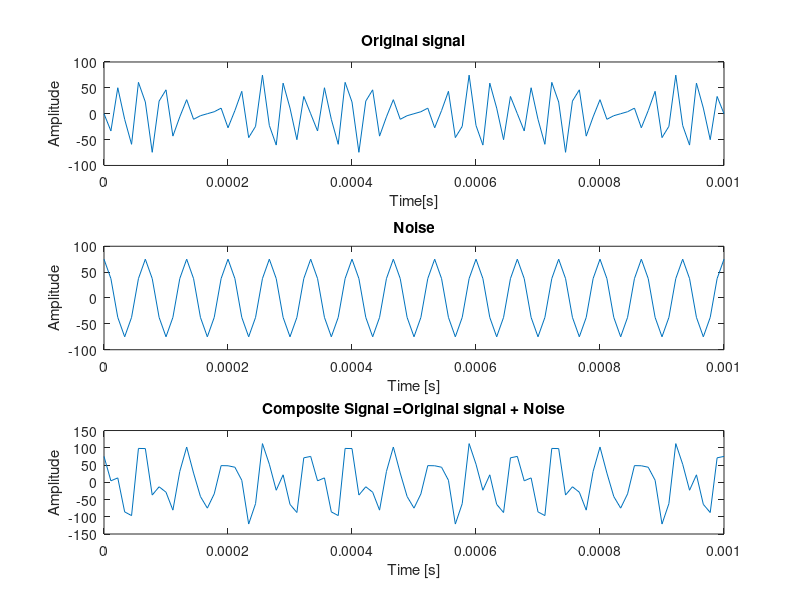
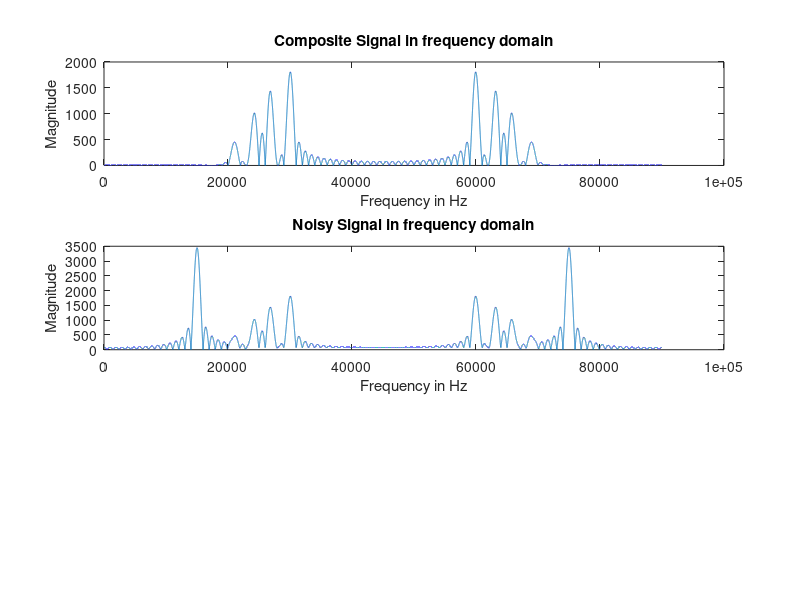

Source code (MATLAB) for these figures, in order: (Note: this script raises an error after producing the figures.)
clc;
close all;
%%
fs = 90000;% Sampling Freq Nyquist 2x of Composite signal
Ts = 1/fs; % Time Period
t = 0: Ts : 0.001;
% Signal
f1=21000; % Frequency [Hz]
f2=24000;
f3=27000;
f4=30000;
%%
a1=1; % Amplitude
a2=1;
a3=1;
a4=1;
x1 =a1*sin(2*pi.*t.*f1); 
x2 =a2*sin(2*pi.*t.*f2);
x3 =a3*sin(2*pi.*t.*f3);
x4 =a4*sin(2*pi.*t.*f4);
anon=0+2+8; 
X0=anon*x1+2*anon*x2-3*anon*x3-4*anon*x4;% composite signal%
%% Noise
aNoise = 75; % Amplitude
fNoise = 15000; % Frequency [Hz]
noise = aNoise*cos(2*pi.*t.*fNoise);
%% Signal + Noise
signalNoise = X0 + noise; %Corrupted Signal
%% Plots
%Visualize In time domain
figure(1)
subplot(3,1,1);
plot(t,X0);
xlabel('Time[s]');
ylabel('Amplitude');
title('Original signal');
subplot(3,1,2);
plot(t, noise);
xlabel('Time [s]');
ylabel('Amplitude');
title('Noise');
subplot(3,1,3);
plot(t, signalNoise);
xlabel('Time [s]');
ylabel('Amplitude');
title('Composite Signal =Original signal + Noise');
%% Visualise the above noisy signal in ferquency domain
%%
X0FFT=fft(X0,fs);
figure(2)
subplot(3,1,1);
plot(abs(X0FFT));
xlabel('Frequency in Hz');
ylabel('Magnitude');
title('Composite Signal in frequency domain');
%%
P=fft(signalNoise,fs);
subplot(3,1,2);
plot(abs(P));
xlabel('Frequency in Hz');
ylabel('Magnitude');
title('Noisy Signal in frequency domain');
%%
FIR_1=filter(FIR_100,signalNoise); %FIR FILTER OF ORDER 300 For filtering frequencies of 20KHz to 70KHz
P=fft(FIR_1,fs);
subplot(3,1,3);
plot(abs(P));
xlabel('Frequency in Hz');
ylabel('Magnitude');
title('Noise Free Signal in Frequency domain');
 
%% To Implement FIR filter of order 300 to pass frequency of 20KHz to 70KHz
%%
figure(3)
subplot(3,1,1);
plot(abs(X0FFT));
xlabel('Frequency in Hz');
ylabel('Magnitude');
title('Composite Signal in frequency domain');
%%
P=fft(signalNoise,fs);
subplot(3,1,2);
plot(abs(P));
xlabel('Frequency in Hz');
ylabel('Magnitude');
title('FIR FILTERs  Noisy Signal in frequency domain');
%%
FIR_3=filter(FIR_300,signalNoise);
FIR_FFT_300=fft(FIR_3,fs);
% P=fft(y,fs);
subplot(3,1,3);
plot(abs(FIR_FFT_300));
xlabel('Frequency in Hz');
ylabel('Magnitude');
title('FIR FILTERs Noise Free Signal in Frequency domain');
%%
%% To Implement IIR filter of minimum order to remove noise of Frequency 20KHz-70KHz in frequency domain
%%
% X0FFT=fft(X0,fs);
figure(4)
subplot(3,1,1);
plot(abs(X0FFT));
xlabel('Frequency in Hz');
ylabel('Magnitude');
title('Composite Signal in frequency domain');
%%
P=fft(signalNoise,fs);
subplot(3,1,2);
plot(abs(P));
xlabel('Frequency in Hz');
ylabel('Magnitude');
title('Noisy Signal in frequency domain');
%%IIR_Butterworth
IIR=filter(IIR_Butterworth,signalNoise);
P=fft(IIR,fs);
subplot(3,1,3);
plot(abs(P));
xlabel('Frequency in Hz');
ylabel('Magnitude');
title('IIR Filters Noise Free Signal in Frequency domain');